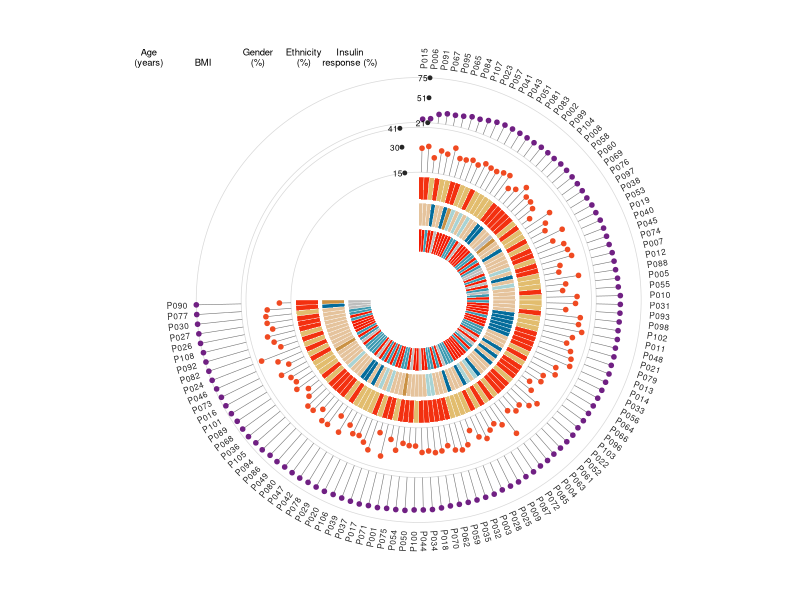
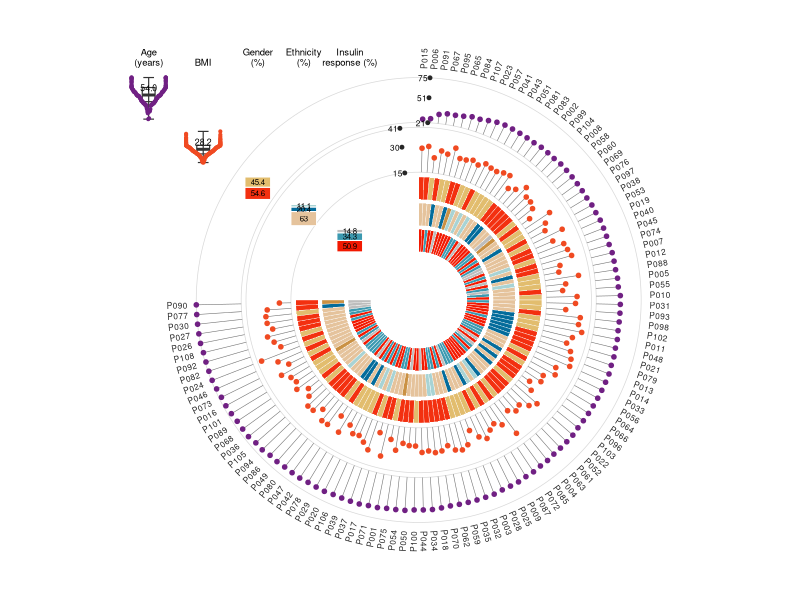
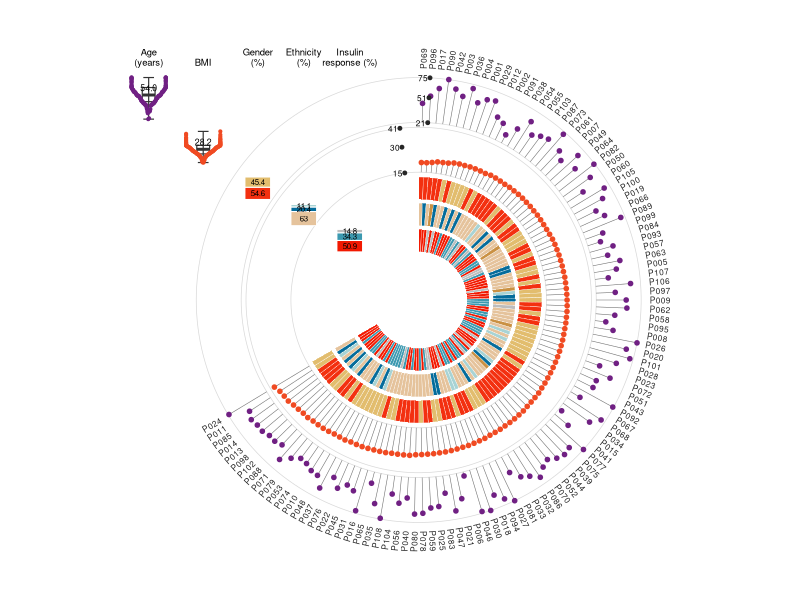

The R script that drew these images, in order:
## ---- chunk 1
# Installing necessary packages
if (!requireNamespace("tidyverse", quietly = TRUE)) {
  install.packages("tidyverse")
}

# Load packages
library(tidyverse)
## ---- chunk 2
set.seed(2026)
n <- 108
dat <- tibble(
  id = sprintf("P%03d", 1:n),
  age = round(pmin(pmax(rnorm(n, 56, 12), 21), 75)),
  bmi = round(pmin(pmax(rnorm(n, 28, 4), 15), 41), 1),
  iris = sample(c("IS", "IR", "Unknown"), n, TRUE, prob = c(.52, .33, .15)),
  ethnicity = sample(c("Asian", "Black", "Caucasian", "Hispanics", "Unknown"), n, TRUE,
                     prob = c(.20, .07, .66, .04, .03)),
  gender = sample(c("Female", "Male"), n, TRUE, prob = c(.52, .48))
)

head(dat)
## ---- chunk 3
numeric_tracks <- tribble(
  ~name,  ~column, ~title,          ~inner, ~outer, ~min, ~max, ~color,    ~ticks,
  "Age",  "age",   "Age\n(years)",  3.32,   4.16,    21,   75,   "#702083", "21,51,75",
  "BMI",  "bmi",   "BMI",           2.39,   3.23,    15,   41,   "#F04A22", "15,30,41")

category_tracks <- tribble(
  ~name,               ~column,      ~title,                   ~inner, ~outer,
  "Gender",            "gender",     "Gender\n(%)",            1.88,   2.30,
  "Ethnicity",         "ethnicity",  "Ethnicity\n(%)",         1.39,   1.81,
  "Insulin response",  "iris",       "Insulin\nresponse (%)",  0.90,   1.32)

category_colors <- c(
  Female = "#F33010", Male = "#E2BD6E",
  Asian = "#046C9B", Black = "#A8D3D4", Caucasian = "#E5C39C", Hispanics = "#CA9143",
  Unknown = "#BDBDBD", IS = "#F21901", IR = "#3C99B0")
## ---- chunk 4
# ─────────────────────────────────────────────────────────────────────────────
# circular_annotation_plot(): ring of samples + multi-track annotation + gap panels
# ─────────────────────────────────────────────────────────────────────────────
circular_annotation_plot <- function(data, id_col, sort_col,
                                     numeric_tracks, category_tracks,
                                     category_colors = c(),
                                     gap_degrees = 90, show_summary = TRUE,
                                     id_size = 2.1, base_size = 10) {
  data <- data |> arrange(.data[[sort_col]])
  n <- nrow(data)
  span <- (360 - gap_degrees) * pi / 180
  step <- span / n
  data <- data |>
    mutate(.i = row_number(),
           .start = pi / 2 - (.i - 1) * step,
           .end = pi / 2 - .i * step,
           .angle = (.start + .end) / 2)

  # default palette for categories missing a color
  auto_palette <- c("#046C9B", "#E5C39C", "#CA9143", "#A8D3D4", "#F33010",
                    "#E2BD6E", "#3C99B0", "#F21901", "#7A5195", "#EF5675", "#FFA600")

  # -- sector polygons for one category track ---------------------------------
  band_polygons <- function(column, inner, outer) {
    fill <- category_colors[as.character(data[[column]])]
    missing <- is.na(fill)
    if (any(missing)) {
      lv <- unique(as.character(data[[column]][missing]))
      extra <- auto_palette[seq_along(lv)]
      names(extra) <- lv
      fill[missing] <- extra[as.character(data[[column]][missing])]
    }
    map_dfr(seq_len(n), function(k) {
      a <- seq(data$.start[k], data$.end[k], length.out = 8)
      tibble(.group = k,
             x = c(outer * cos(a), inner * cos(rev(a))),
             y = c(outer * sin(a), inner * sin(rev(a))),
             fill = fill[k])
    })
  }

  value_radius <- function(v, minv, maxv, inner, outer) {
    inner + (v - minv) / (maxv - minv) * (outer - inner)
  }

  # -- lollipop segments for one numeric track --------------------------------
  lollipop <- function(column, minv, maxv, inner, outer) {
    r <- value_radius(data[[column]], minv, maxv, inner, outer)
    tibble(x0 = cos(data$.angle) * inner, y0 = sin(data$.angle) * inner,
           x1 = cos(data$.angle) * r,   y1 = sin(data$.angle) * r)
  }

  # -- gap panels -------------------------------------------------------------
  slot_x <- function(j, numeric = TRUE) {
    if (numeric) -5.05 + (j - 1) * 1.02
    else -5.05 + nrow(numeric_tracks) * 1.02 + (j - 1) * 0.86
  }
  # boxplot (computed in value space, mapped onto the ring radius)
  box_stats <- map_dfr(seq_len(nrow(numeric_tracks)), function(j) {
    tb <- numeric_tracks[j, ]; v <- data[[tb$column]]
    q <- quantile(v, c(.25, .5, .75)); r <- function(val) value_radius(val, tb$min, tb$max, tb$inner, tb$outer)
    tibble(x = slot_x(j), ymin = r(min(v)), ymax = r(max(v)), yq1 = r(q[1]), yq2 = r(q[2]), yq3 = r(q[3]),
           med = format(round(q[2], 1), nsmall = 1))
  })
  # deterministic swarm offsets (alternating around the slot)
  swarm <- map_dfr(seq_len(nrow(numeric_tracks)), function(j) {
    tb <- numeric_tracks[j, ]; v <- data[[tb$column]]
    o <- order(v); k <- integer(length(v)); k[o] <- seq_along(v)
    off <- pmin(ceiling(k / 2), 40) * ifelse(k %% 2 == 1, -1, 1) * 0.008
    tibble(x = slot_x(j) + off, y = value_radius(v, tb$min, tb$max, tb$inner, tb$outer),
           color = tb$color, track = tb$name)
  })
  # stacked proportion bars
  bars <- map_dfr(seq_len(nrow(category_tracks)), function(j) {
    tb <- category_tracks[j, ]; f <- as.character(data[[tb$column]])
    tab <- sort(table(f), decreasing = TRUE); frac <- as.numeric(tab) / sum(tab)
    fill <- category_colors[names(tab)]
    y0 <- tb$inner + (tb$outer - tb$inner) * c(0, head(cumsum(frac), -1))
    y1 <- tb$inner + (tb$outer - tb$inner) * cumsum(frac)
    tibble(x = slot_x(j, numeric = FALSE), y0 = y0, y1 = y1,
           pct = round(frac * 100, 1), fill = fill, cat = names(tab))
  })
  # circular ticks for numeric tracks
  tick_values <- numeric_tracks |> filter(!is.na(.data$ticks))
  ticks <- map_dfr(seq_len(nrow(tick_values)), function(j) {
    tb <- tick_values[j, ]
    v <- as.numeric(strsplit(tb$ticks, ",")[[1]])
    r <- value_radius(v, tb$min, tb$max, tb$inner, tb$outer)
    ang <- 1.52 + 0.16 * (j - 1)   # stagger ticks per track along the gap edge
    tibble(value = v, x = cos(ang) * r, y = sin(ang) * r)
  })

  # -- assemble ---------------------------------------------------------------
  p <- ggplot() +
    # guide circles at numeric track boundaries
    geom_hline(yintercept = 0, linewidth = 0) +
    lapply(unique(c(numeric_tracks$inner, numeric_tracks$outer)), function(r) {
      annotate("path", x = cos(seq(-pi, pi, length.out = 200)) * r, y = sin(seq(-pi, pi, length.out = 200)) * r,
               color = "grey85", linewidth = 0.25)
    }) +
    map(seq_len(nrow(category_tracks)), function(j) {
      tb <- category_tracks[j, ]
      geom_polygon(data = band_polygons(tb$column, tb$inner, tb$outer),
                   aes(x, y, group = .group, fill = fill), color = "white", linewidth = 0.12)
    }) +
    map(seq_len(nrow(numeric_tracks)), function(j) {
      tb <- numeric_tracks[j, ]
      geom_segment(data = lollipop(tb$column, tb$min, tb$max, tb$inner, tb$outer),
                   aes(x0, y0, xend = x1, yend = y1), color = "grey45", linewidth = 0.2)
    }) +
    map(seq_len(nrow(numeric_tracks)), function(j) {
      tb <- numeric_tracks[j, ]
      d <- lollipop(tb$column, tb$min, tb$max, tb$inner, tb$outer)
      geom_point(data = d, aes(x1, y1), color = tb$color, size = 1.25)
    }) +
    scale_fill_identity() +
    # sample ids
    geom_text(data = data |> mutate(
                deg = .angle * 180 / pi,
                lx = cos(.angle) * (max(category_tracks$outer, numeric_tracks$outer) + 0.16),
                ly = sin(.angle) * (max(category_tracks$outer, numeric_tracks$outer) + 0.16),
                rot = ifelse(cos(.angle) >= 0, deg, deg + 180),
                hj = ifelse(cos(.angle) >= 0, 0, 1)),
              aes(lx, ly, label = .data[[id_col]], angle = rot, hjust = hj), size = id_size, color = "grey15") +
    # gap panels
    { if (show_summary) geom_crossbar(data = box_stats, aes(x, yq2, ymin = yq1, ymax = yq3), width = 0.24, color = "grey20", linewidth = 0.40) } +
    { if (show_summary) geom_segment(data = box_stats, aes(x, ymin, xend = x, yend = ymax), color = "grey20", linewidth = 0.40) } +
    { if (show_summary) geom_segment(data = box_stats, aes(x - 0.10, ymin, xend = x + 0.10, yend = ymin), color = "grey20", linewidth = 0.40) } +
    { if (show_summary) geom_segment(data = box_stats, aes(x - 0.10, ymax, xend = x + 0.10, yend = ymax), color = "grey20", linewidth = 0.40) } +
    { if (show_summary) geom_text(data = box_stats, aes(x, yq2, label = med), size = base_size * 0.22, vjust = -0.55) } +
    { if (show_summary) geom_point(data = swarm, aes(x, y), color = swarm$color, size = 0.75) } +
    { if (show_summary) geom_rect(data = bars, aes(xmin = x - 0.24, xmax = x + 0.24, ymin = y0, ymax = y1, fill = fill),
              color = "white", linewidth = 0.35) } +
    { if (show_summary) geom_text(data = bars |> filter(pct >= 6), aes(x, (y0 + y1) / 2, label = pct), size = base_size * 0.2) } +
    # panel titles
    geom_text(data = numeric_tracks |> mutate(x = slot_x(seq_len(n()), TRUE), y = max(numeric_tracks$outer) + 0.22),
              aes(x, y, label = title), size = base_size * 0.24, vjust = 0, lineheight = 0.9) +
    geom_text(data = category_tracks |> mutate(x = slot_x(seq_len(n()), FALSE), y = max(numeric_tracks$outer) + 0.22),
              aes(x, y, label = title), size = base_size * 0.24, vjust = 0, lineheight = 0.9) +
    # ticks
    geom_point(data = ticks, aes(x, y), size = 1.0, color = "grey15") +
    geom_text(data = ticks, aes(x, y, label = value), size = base_size * 0.21, hjust = 1.2) +
    coord_fixed(xlim = c(-5.6, 4.9), ylim = c(-5.1, 5.1)) +
    theme_void(base_size = base_size)
  p
}
## ---- chunk 5
#| label: fig-1.1BasicCircular
#| fig-cap: "Basic circular multi-track sample annotation plot"
#| out.width: "90%"
#| warning: false
#| message: false
#| fig-width: 9.5
#| fig-height: 9.5

p1 <- circular_annotation_plot(dat, id_col = "id", sort_col = "age",
  numeric_tracks = numeric_tracks, category_tracks = category_tracks,
  category_colors = category_colors, show_summary = FALSE)
p1
## ---- chunk 6
#| label: fig-1.2FullCircular
#| fig-cap: "Circular annotation plot with summary panels in the gap"
#| out.width: "90%"
#| warning: false
#| message: false
#| fig-width: 10.4
#| fig-height: 10.8

p2 <- circular_annotation_plot(dat, id_col = "id", sort_col = "age",
  numeric_tracks = numeric_tracks, category_tracks = category_tracks,
  category_colors = category_colors)
p2
## ---- chunk 7
#| label: fig-1.3CustomCircular
#| fig-cap: "Customized annotation plot: sorted by BMI with a 120-degree gap"
#| out.width: "90%"
#| warning: false
#| message: false
#| fig-width: 10.4
#| fig-height: 10.8

p3 <- circular_annotation_plot(dat, id_col = "id", sort_col = "bmi",
  numeric_tracks = numeric_tracks, category_tracks = category_tracks,
  category_colors = category_colors, gap_degrees = 120)
p3
